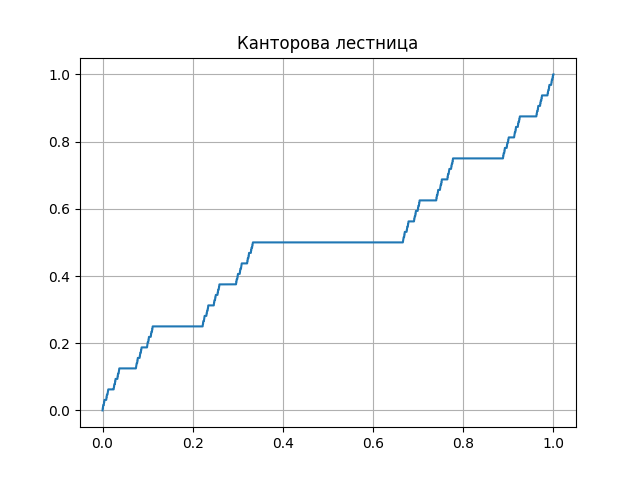

The Python source for this figure:
import matplotlib.pyplot as plt
import numpy

from pathlib import Path

cache = {}

def f(x, c=0):
    if c >= 100:
        return x

    if x not in cache:
        cache[x] = 0 if x <= 0 else \
            1/2 * f(3 * x, c+1) if x <= 1/3 else \
            1/2 if x <= 2/3 else \
            1/2 + 1/2 * f(3 * x - 2, c+1) if x <= 1 else \
            1 

    return cache[x]

x_domain = numpy.arange(0, 1.001, 0.0001)
plt.plot(x_domain, [f(i) for i in x_domain])
plt.title("Канторова лестница")
plt.grid(True)
plt.savefig(Path("probtheory") / "images" / "probtheory_2024_10_22_1.png")
